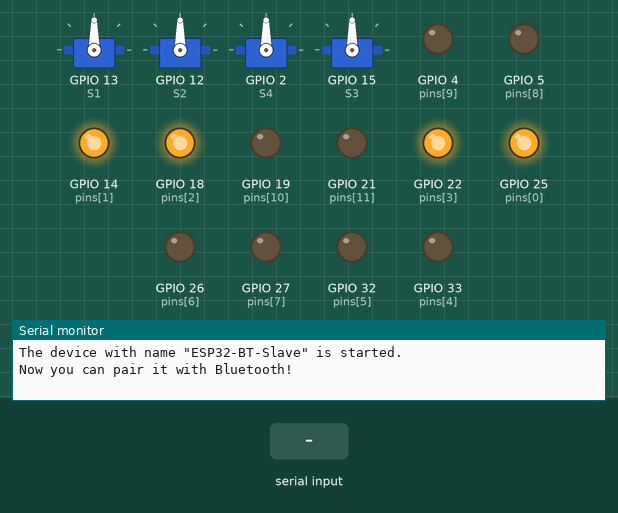
Simulated run of this sketch. Board: ESP32. Shown: 4 × servo, output pins drawn as LEDs (lit = HIGH), the last lines printed to the serial monitor. The test bench sets the inputs (shaded band). Nothing arrives over Bluetooth unless stated.

Above: at 1.4 s.
1.5 s: "g" received over the second serial link
At 3.3 s:
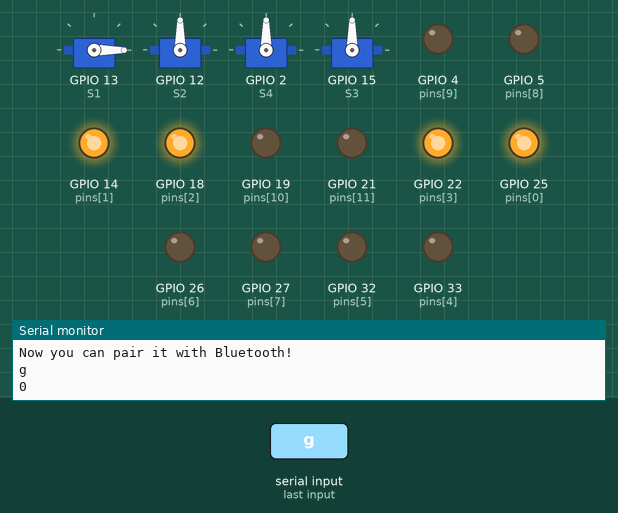
4.0 s: "x" received over the second serial link
At 6.2 s:
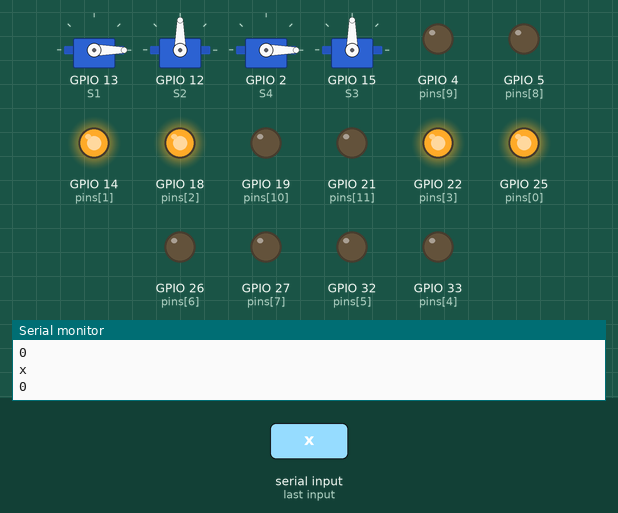
6.5 s: "y" received over the second serial link
At 8.2 s:
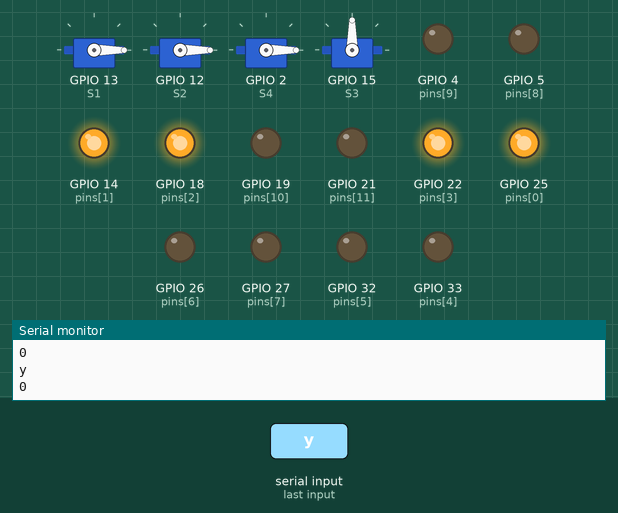
9.0 s: "b" received over the second serial link
At 11.2 s:
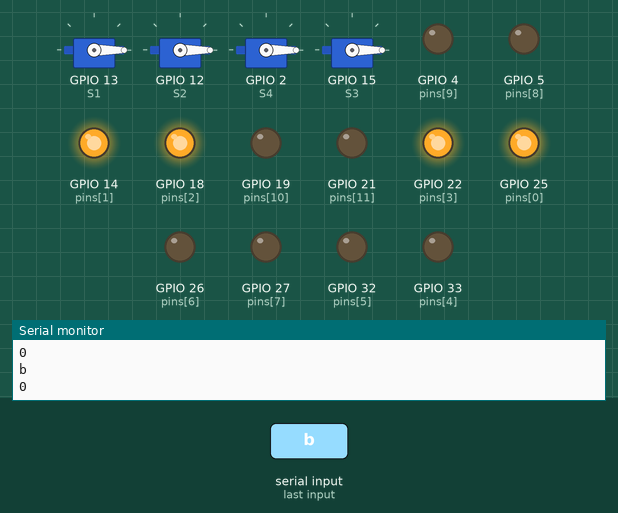
11.5 s: "F90\n" received over the second serial link
At 12.3 s:
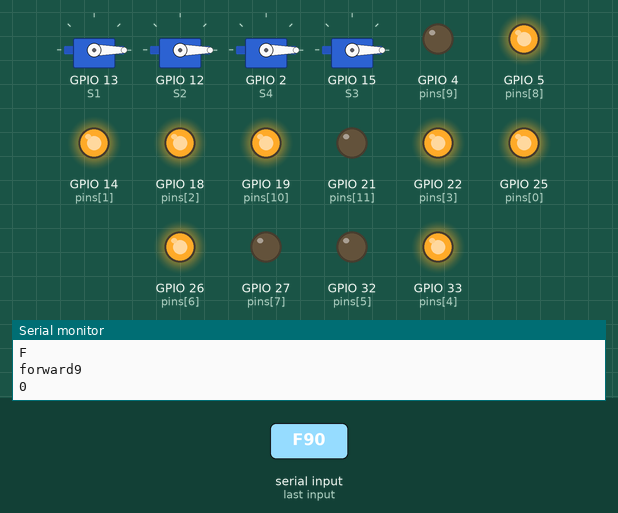
13.0 s: "B90\n" received over the second serial link
At 14.4 s:
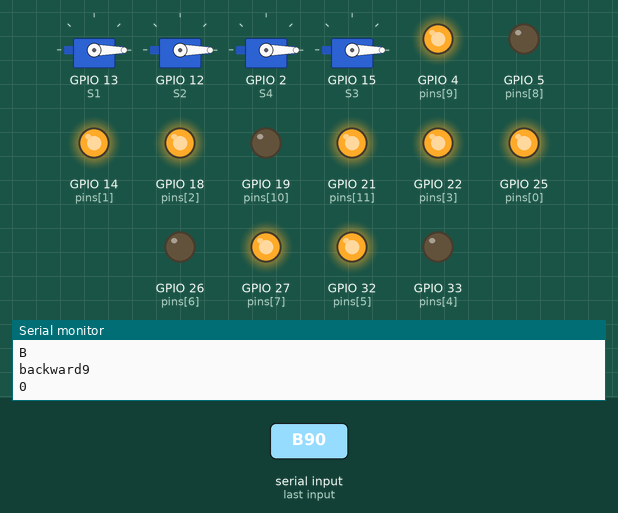
Timing chart, 0 to 15.5 s (numbered marks = the images above; inputs shaded):
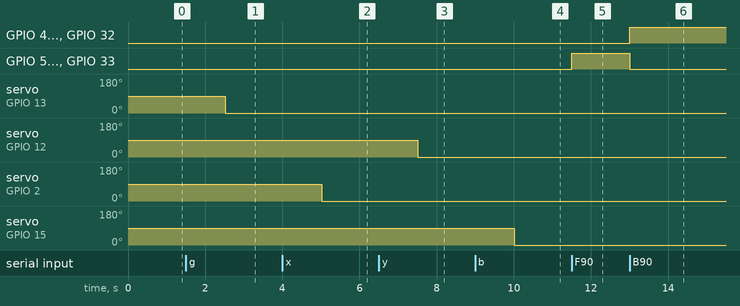

Measured:
- after the input at 1.5 s, servo on GPIO 13 (S1): 90° → 0° after 1.0 s
- after the input at 4.0 s, servo on GPIO 2 (S4): 90° → 0° after 1.0 s
- after the input at 6.5 s, servo on GPIO 12 (S2): 90° → 0° after 1.0 s
- after the input at 9.0 s, servo on GPIO 15 (S3): 90° → 0° after 1.0 s
- after the input at 11.5 s, GPIO 5 (pins[8]), GPIO 19 (pins[10]), GPIO 26 (pins[6]), GPIO 33 (pins[4]): LOW → HIGH at once
- after the input at 13.0 s, GPIO 4 (pins[9]), GPIO 21 (pins[11]), GPIO 27 (pins[7]), GPIO 32 (pins[5]): LOW → HIGH at once; GPIO 5 (pins[8]), GPIO 19 (pins[10]), GPIO 26 (pins[6]), GPIO 33 (pins[4]): HIGH → LOW at once

The sketch:

makerspace_rc_car.ino
```cpp
#include "BluetoothSerial.h"
#include <ESP32Servo.h>


Servo gripper;  //S1
Servo y;        //S2
Servo x;        // S4
Servo base;     // S3

#define S1 13
#define S2 12
#define S3 15
#define S4 2

//#define USE_PIN // Uncomment this to use PIN during pairing. The pin is specified on the line below
const char *pin = "1234";  // Change this to more secure PIN.

String device_name = "ESP32-BT-Slave";

#if !defined(CONFIG_BT_ENABLED) || !defined(CONFIG_BLUEDROID_ENABLED)
#error Bluetooth is not enabled! Please run `make menuconfig` to and enable it
#endif

#if !defined(CONFIG_BT_SPP_ENABLED)
#error Serial Bluetooth not available or not enabled. It is only available for the ESP32 chip.
#endif


BluetoothSerial SerialBT;
char BluetoothData;
//motor pins
#define EN1 25
#define EN2 14
#define EN3 18
#define EN4 22

//M1 and M2 are the motors close to the pcb

//behind left
#define M1A 33
#define M1B 32

//behind right
#define M2A 26
#define M2B 27

// front right
#define M3A 5
#define M3B 4

#define M4A 19
#define M4B 21

void forward() {
  // motor 1
  digitalWrite(33, 1);
  digitalWrite(32, 0);

  //motor 2
  digitalWrite(26, 1);
  digitalWrite(27, 0);

  // motor 3
  digitalWrite(5, 1);
  digitalWrite(4, 0);

  //motor 4
  digitalWrite(19, 1);
  digitalWrite(21, 0);
}

void backward() {
  // motor 1
  digitalWrite(33, 0);
  digitalWrite(32, 1);

  //motor 2
  digitalWrite(26, 0);
  digitalWrite(27, 1);

  // motor 3
  digitalWrite(5, 0);
  digitalWrite(4, 1);

  //motor 4
  digitalWrite(19, 0);
  digitalWrite(21, 1);
}

void left() {
  // motor 1
  digitalWrite(33, 0);
  digitalWrite(32, 1);

  //motor 2
  digitalWrite(26, 1);
  digitalWrite(27, 0);

  // motor 3
  digitalWrite(5, 1);
  digitalWrite(4, 0);

  //motor 4
  digitalWrite(19, 0);
  digitalWrite(21, 1);
}

void right() {
  // motor 1
  digitalWrite(33, 1);
  digitalWrite(32, 0);

  //motor 2
  digitalWrite(26, 0);
  digitalWrite(27, 1);

  // motor 3
  digitalWrite(5, 0);
  digitalWrite(4, 1);

  //motor 4
  digitalWrite(19, 1);
  digitalWrite(21, 0);
}

void stop() {
  digitalWrite(33, 1);
  digitalWrite(32, 1);

  //motor 2
  digitalWrite(26, 1);
  digitalWrite(27, 1);

  // motor 3
  digitalWrite(5, 1);
  digitalWrite(4, 1);

  //motor 4
  digitalWrite(19, 1);
  digitalWrite(21, 1);
}

void setup() {
  // put your setup code here, to run once:
  Serial.begin(115200);
  gripper.attach(S1);
  y.attach(S2);
  x.attach(S4);
  base.attach(S3);
  SerialBT.begin(device_name);  //Bluetooth device name
  Serial.printf("The device with name \"%s\" is started.\nNow you can pair it with Bluetooth!\n", device_name.c_str());
//Serial.printf("The device with name \"%s\" and MAC address %s is started.\nNow you can pair it with Bluetooth!\n", device_name.c_str(), SerialBT.getMacString()); // Use this after the MAC method is implemented
#ifdef USE_PIN
  SerialBT.setPin(pin);
  Serial.println("Using PIN");
#endif

  int pins[] = { 25, 14, 18, 22, 33, 32, 26, 27, 5, 4, 19, 21 };

  for (int i = 0; i <= 11; i++) {
    pinMode(pins[i], OUTPUT);
    if (i <= 3) {
      digitalWrite(pins[i], 1);  // enable all motors
    }
    delay(20);
  }

  // pinMode(25, OUTPUT);  // EN1
  // pinMode(14, OUTPUT);  // EN2
  // pinMode(18, OUTPUT);  // EN3
  // pinMode(22, OUTPUT);  //  EN4

  // pinMode(33, OUTPUT);  // M1A
  // pinMode(32, OUTPUT);  // M1B
  // pinMode(26, OUTPUT);  //M2A
  // pinMode(27, OUTPUT);  // M2B


  // pinMode(5, OUTPUT);   // M3A
  // pinMode(4, OUTPUT);   // M3B
  // pinMode(19, OUTPUT);  //M4A
  // pinMode(21, OUTPUT);  // M4B

  // // enable all motors
  // digitalWrite(25, 1);
  // digitalWrite(14, 1);
  // digitalWrite(18, 1);
  // digitalWrite(22, 1);
}

void loop() {
  // put your main code here, to run repeatedly:

  if (Serial.available()) {
    SerialBT.write(Serial.read());
  }
  if (SerialBT.available()) {
    //Serial.write(SerialBT.read());
    BluetoothData = SerialBT.read();
    Serial.println(BluetoothData);

    if (BluetoothData == 'F') {
      forward();
      Serial.print("forward");
    }

    if (BluetoothData == 'B') {
      backward();
      Serial.print("backward");
    }

    if (BluetoothData == 'L') {
      left();
      Serial.print("left");
    }

    if (BluetoothData == 'R') {
      right();
      Serial.print("Right");
    }

    if (BluetoothData == 'S') {
      stop();
      Serial.print("Stop");
    }
    if (BluetoothData == 'g') {
      int angle = SerialBT.parseInt();
      gripper.write(angle);
      Serial.println(angle);
    }

    if (BluetoothData == 'x') {
      int angle = SerialBT.parseInt();
      x.write(angle);
      Serial.println(angle);
    }

    if (BluetoothData == 'y') {
      int angle = SerialBT.parseInt();
      //x.write(angle);
      y.write(angle);
      Serial.println(angle);
    }

    if (BluetoothData == 'b') {
      int angle = SerialBT.parseInt();
      base.write(angle);
      Serial.println(angle);
    }
  }

  delay(20);
}
```
